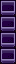

Rendered tile map (Tiled .tmx) drawn with the repository's tilesets; below, a short description and the full map source, tile grids included:
An orthogonal 1x4 tile map with 16x16 px tiles, 1 tile layer (Buildings).

<map version="1.10" tiledversion="1.11.2" orientation="orthogonal" renderorder="right-down" compressionlevel="0" width="1" height="4" tilewidth="16" tileheight="16" infinite="0" nextlayerid="13" nextobjectid="164">
 <tileset firstgid="1" name="townInterior" tilewidth="16" tileheight="16" tilecount="2176" columns="32">
  <image source=".townInterior.png" width="512" height="1088" />
 </tileset>
 <layer id="2" name="Buildings" width="1" height="4">
  <data encoding="csv">
2135,
2135,
2135,
2135
</data>
 </layer>
</map>
